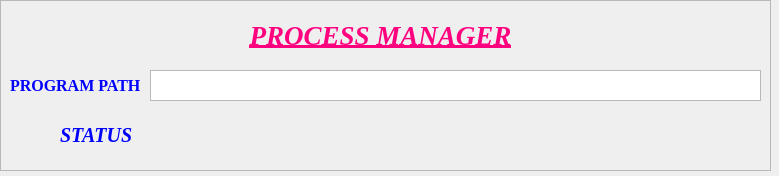
<?xml version="1.0" encoding="UTF-8"?>
<ui version="4.0">
 <class>Form</class>
 <widget class="QWidget" name="Form">
  <property name="geometry">
   <rect>
    <x>0</x>
    <y>0</y>
    <width>779</width>
    <height>176</height>
   </rect>
  </property>
  <property name="minimumSize">
   <size>
    <width>779</width>
    <height>176</height>
   </size>
  </property>
  <property name="maximumSize">
   <size>
    <width>779</width>
    <height>176</height>
   </size>
  </property>
  <property name="windowTitle">
   <string>Form</string>
  </property>
  <widget class="QFrame" name="frame">
   <property name="geometry">
    <rect>
     <x>0</x>
     <y>0</y>
     <width>771</width>
     <height>171</height>
    </rect>
   </property>
   <property name="minimumSize">
    <size>
     <width>771</width>
     <height>171</height>
    </size>
   </property>
   <property name="maximumSize">
    <size>
     <width>771</width>
     <height>171</height>
    </size>
   </property>
   <property name="font">
    <font>
     <pointsize>12</pointsize>
    </font>
   </property>
   <property name="frameShape">
    <enum>QFrame::StyledPanel</enum>
   </property>
   <property name="frameShadow">
    <enum>QFrame::Raised</enum>
   </property>
   <widget class="QLabel" name="label">
    <property name="geometry">
     <rect>
      <x>30</x>
      <y>20</y>
      <width>701</width>
      <height>31</height>
     </rect>
    </property>
    <property name="minimumSize">
     <size>
      <width>701</width>
      <height>31</height>
     </size>
    </property>
    <property name="maximumSize">
     <size>
      <width>701</width>
      <height>31</height>
     </size>
    </property>
    <property name="font">
     <font>
      <family>Times New Roman</family>
      <pointsize>20</pointsize>
      <weight>75</weight>
      <italic>true</italic>
      <bold>true</bold>
      <underline>true</underline>
     </font>
    </property>
    <property name="styleSheet">
     <string notr="true">color: rgb(255, 0, 127);</string>
    </property>
    <property name="text">
     <string>PROCESS MANAGER</string>
    </property>
    <property name="alignment">
     <set>Qt::AlignCenter</set>
    </property>
   </widget>
   <widget class="QLabel" name="label_2">
    <property name="geometry">
     <rect>
      <x>10</x>
      <y>70</y>
      <width>131</width>
      <height>31</height>
     </rect>
    </property>
    <property name="maximumSize">
     <size>
      <width>131</width>
      <height>31</height>
     </size>
    </property>
    <property name="font">
     <font>
      <family>Times New Roman</family>
      <pointsize>12</pointsize>
      <weight>75</weight>
      <bold>true</bold>
     </font>
    </property>
    <property name="styleSheet">
     <string notr="true">color: rgb(0, 0, 255);</string>
    </property>
    <property name="text">
     <string>PROGRAM PATH</string>
    </property>
   </widget>
   <widget class="QLabel" name="label_3">
    <property name="geometry">
     <rect>
      <x>60</x>
      <y>120</y>
      <width>81</width>
      <height>31</height>
     </rect>
    </property>
    <property name="maximumSize">
     <size>
      <width>81</width>
      <height>31</height>
     </size>
    </property>
    <property name="font">
     <font>
      <family>Times New Roman</family>
      <pointsize>15</pointsize>
      <weight>75</weight>
      <italic>true</italic>
      <bold>true</bold>
      <underline>false</underline>
     </font>
    </property>
    <property name="styleSheet">
     <string notr="true">color: rgb(0, 0, 255);</string>
    </property>
    <property name="text">
     <string>STATUS</string>
    </property>
   </widget>
   <widget class="QLabel" name="label_4">
    <property name="geometry">
     <rect>
      <x>160</x>
      <y>120</y>
      <width>600</width>
      <height>31</height>
     </rect>
    </property>
    <property name="minimumSize">
     <size>
      <width>600</width>
      <height>31</height>
     </size>
    </property>
    <property name="maximumSize">
     <size>
      <width>600</width>
      <height>31</height>
     </size>
    </property>
    <property name="font">
     <font>
      <pointsize>20</pointsize>
     </font>
    </property>
    <property name="styleSheet">
     <string notr="true"/>
    </property>
    <property name="text">
     <string/>
    </property>
   </widget>
   <widget class="QTextEdit" name="textEdit">
    <property name="geometry">
     <rect>
      <x>150</x>
      <y>70</y>
      <width>611</width>
      <height>31</height>
     </rect>
    </property>
    <property name="minimumSize">
     <size>
      <width>611</width>
      <height>31</height>
     </size>
    </property>
    <property name="maximumSize">
     <size>
      <width>611</width>
      <height>31</height>
     </size>
    </property>
    <property name="font">
     <font>
      <family>Times New Roman</family>
      <pointsize>15</pointsize>
     </font>
    </property>
    <property name="inputMethodHints">
     <set>Qt::ImhNone</set>
    </property>
    <property name="verticalScrollBarPolicy">
     <enum>Qt::ScrollBarAlwaysOff</enum>
    </property>
    <property name="horizontalScrollBarPolicy">
     <enum>Qt::ScrollBarAlwaysOff</enum>
    </property>
    <property name="lineWrapMode">
     <enum>QTextEdit::NoWrap</enum>
    </property>
   </widget>
  </widget>
 </widget>
 <resources/>
 <connections/>
</ui>
